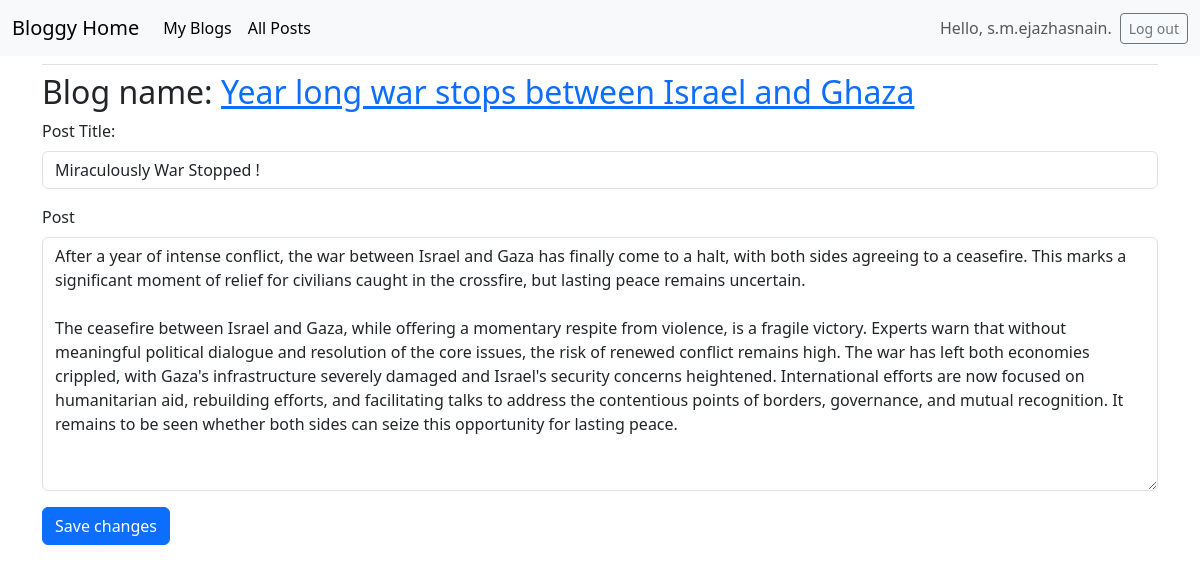
/edit_posts/5 (signed in), run on an earlier commit of the app's database.
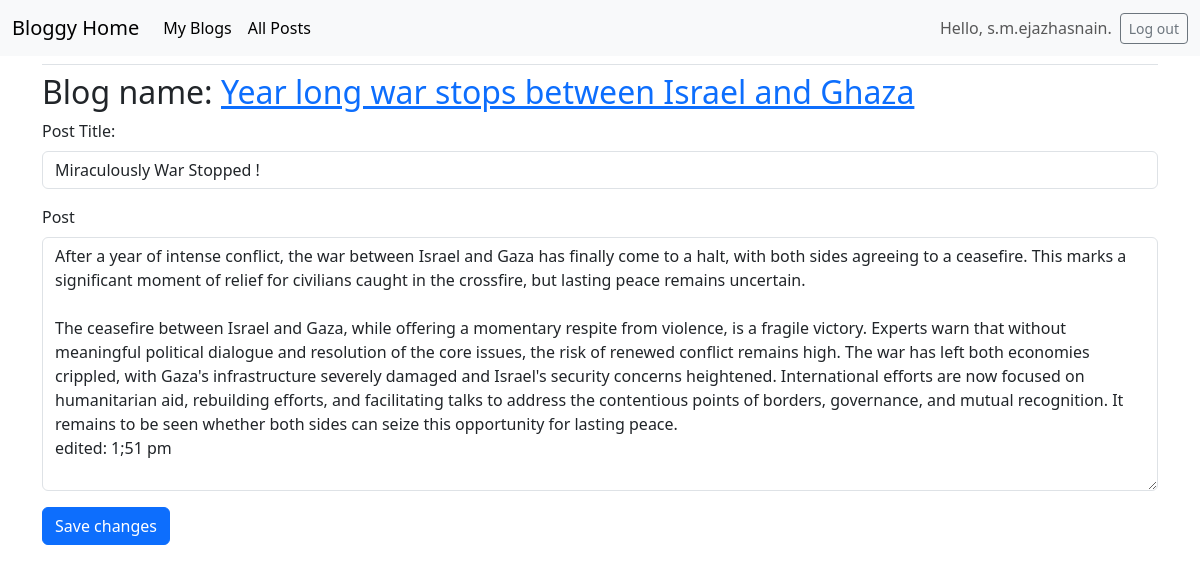
And on a later commit of the database.
### blogs/models.py (models this page shows, shortened)
class blog_post(models.Model): # if forgot models.Model then app won't makemigrations.
    f_key=models.ForeignKey(blog_name,on_delete=models.CASCADE)
    post_name=models.CharField(max_length=150)
    post=models.TextField()
    post_date=models.DateTimeField(auto_now_add=True)

### blogs/views.py (the view, shortened to what this page needs)
# urls.py: path('edit_posts/<int:post_id>',views.edit_posts,name='edit_posts'),
@login_required
@never_cache
def edit_posts(request, post_id):
    try:
        post = blog_post.objects.get(id=post_id)
        f_key = post.f_key #it gives the 'blog_name' instance that the post is linked to.
    except blog_post.DoesNotExist:
        raise Http404("404 not found")
    check_blog_owner(request,f_key)
    if request.method != 'POST':
        form = PostForm(instance=post)
    context = {'post': post, 'blog': f_key, 'form': form}
    return render(request, 'blogs/edit_posts.html', context)

### blogs/forms.py
class PostForm(forms.ModelForm):
    class Meta:
        model = blog_post
        fields = ['post_name','post']
        labels = {'post_name': 'Post Title:'}
        widgets = {'post': forms.Textarea(attrs={'cols': 80})}

### blogs/views.py (called while the page is built)
def check_blog_owner(request,article):
    if article.user != request.user:
        raise Http404("You are not the owner of this blog or post.")

### blogs/templates/blogs/edit_posts.html (shortened to what this page needs)
{% extends "blogs/base.html" %}
{% load django_bootstrap5 %}
{% block content %}
<h2> Blog name:
    <a href="{% url 'blogs:blogs' blog.id %}">
        {{blog.b_name}}
    </a>
</h2>
<form action="{% url 'blogs:edit_posts' post.id %}" method='post'>
    {% bootstrap_form form %}
    {% bootstrap_button button_type="submit" content="Save changes" %}
</form>
{% endblock content %}

What changed in the data, as far as the page shows it:
changed blog_post "Miraculously War Stopped !": post "…opportunity for lasting peace." → "…opportunity for lasting peace. edited: 1;51 pm"
